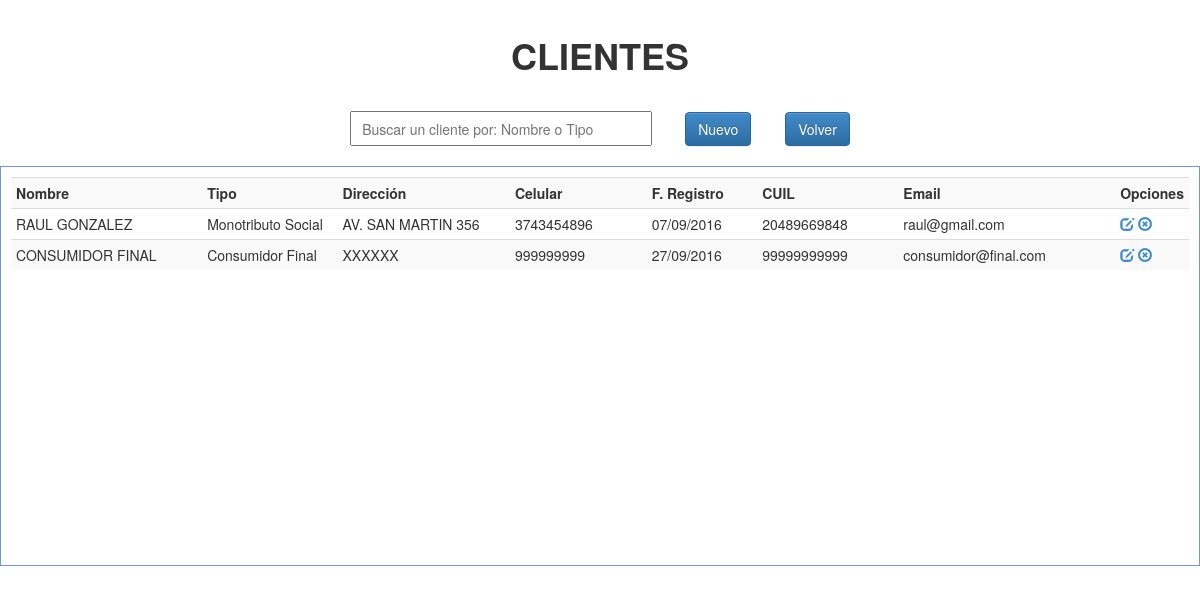
Screenshot of /php/clientes.php with the database file from the repository.
### tables this page shows
CREATE TABLE IF NOT EXISTS `clientes` (
  `id_clien` int(11) NOT NULL AUTO_INCREMENT,
  `nomb_clien` varchar(35) NOT NULL,
  `tipo_clien` varchar(50) NOT NULL,
  `direccion_clien` varchar(50) NOT NULL,
  `celular_clien` bigint(13) NOT NULL,
  `fecha_reg_clien` date NOT NULL,
  `cuil_clien` bigint(11) NOT NULL,
  `email_clien` varchar(100) NOT NULL,
  PRIMARY KEY (`id_clien`)
);

### php/conexion.php (called while the page is built, shortened)
<?php
function fechaNormal($fecha){
		$nfecha = date('d/m/Y',strtotime($fecha));
		return $nfecha;
}
?>

### php/clientes.php (the view, shortened to what this page needs)
<!DOCTYPE html PUBLIC "-//W3C//DTD XHTML 1.0 Transitional//EN" "http://www.w3.org/TR/xhtml1/DTD/xhtml1-transitional.dtd">
<html xmlns="http://www.w3.org/1999/xhtml">
<head>
<link href="../css/estilo.css" rel="stylesheet">
<link href="../bootstrap/css/bootstrap.css" rel="stylesheet">
<link href="../bootstrap/css/bootstrap.min.css" rel="stylesheet">
<link href="../bootstrap/css/bootstrap-theme.css" rel="stylesheet">
<link href="../bootstrap/css/bootstrap-theme.min.css" rel="stylesheet">
</head>
<body>
    <header><big><strong><font color="#333333">CLIENTES</strong></big></header>
    <section>
    <table border="0" align="center">
        <tr>
            <td width="335"><input type="text" placeholder="Buscar un cliente por: Nombre o Tipo" id="bs-clien" autofocus/></td>
            <td width="100"><button id="nuevo-clien" class="btn btn-primary">Nuevo</button></td>
            <td witdh="200"><form><button id="volver" class="btn btn-primary" onclick="history.back()">Volver</button></form></td>
        </tr>
    </table>
    </section>
    <div class="registros" id="agrega-registros">
        <table class="table table-striped table-condensed table-hover">
            <tr>
                <th width="300">Nombre</th>
                <th width="200">Tipo</th>
                <th width="300">Dirección</th>
                <th width="200">Celular</th>
                <th width="150">F. Registro</th>
                <th width="200">CUIL</th>
                <th width="300">Email</th>
                <th width="50">Opciones</th>
            </tr>
        <?php
            include('../php/conexion.php');
            $registro = mysql_query("SELECT * FROM clientes");
            while($registro2 = mysql_fetch_array($registro)){
                echo '<tr>
                        <td>'.$registro2['nomb_clien'].'</td>
                        <td>'.$registro2['tipo_clien'].'</td>
                        <td>'.$registro2['direccion_clien'].'</td>
                        <td>'.$registro2['celular_clien'].'</td>
                        <td>'.fechaNormal($registro2['fecha_reg_clien']).'</td>
                        <td>'.$registro2['cuil_clien'].'</td>
                        <td>'.$registro2['email_clien'].'</td>
                        <td><a href="javascript:editarCliente('.$registro2['id_clien'].');" class="glyphicon glyphicon-edit"></a> <a href="javascript:eliminarCliente('.$registro2['id_clien'].');" class="glyphicon glyphicon-remove-circle"></a></td>
                    </tr>';
            }
        ?>
        </table>
    </div>
      <br></br>
</body>
</html>

### css/estilo.css (style rules this page uses)
body { margin:0px; font-family:"Trebuchet MS", Arial, Helvetica, sans-serif; min-width:1000px; }
header { margin:auto; padding:10px; font-size:30px; width:500px; text-align:center; margin-top:20px; }
section { margin-top:20px; }
section table tr td input { width:90%; padding: 10px; height:35px; outline:none; font-size:14px; }
.registros { margin:auto; width:1200px; margin-top:20px; border:1px solid #6F96DF; height:400px; overflow: auto; padding:10px; }

### rows the page displays
clientes: nomb_clien "RAUL GONZALEZ", tipo_clien "Monotributo Social", direccion_clien "AV. SAN MARTIN 356", celular_clien "3743454896", fecha_reg_clien "07/09/2016", cuil_clien "20489669848", email_clien "raul@gmail.com"
clientes: nomb_clien "CONSUMIDOR FINAL", tipo_clien "Consumidor Final", direccion_clien "XXXXXX", celular_clien "999999999", fecha_reg_clien "27/09/2016", cuil_clien "99999999999", email_clien "consumidor@final.com"
